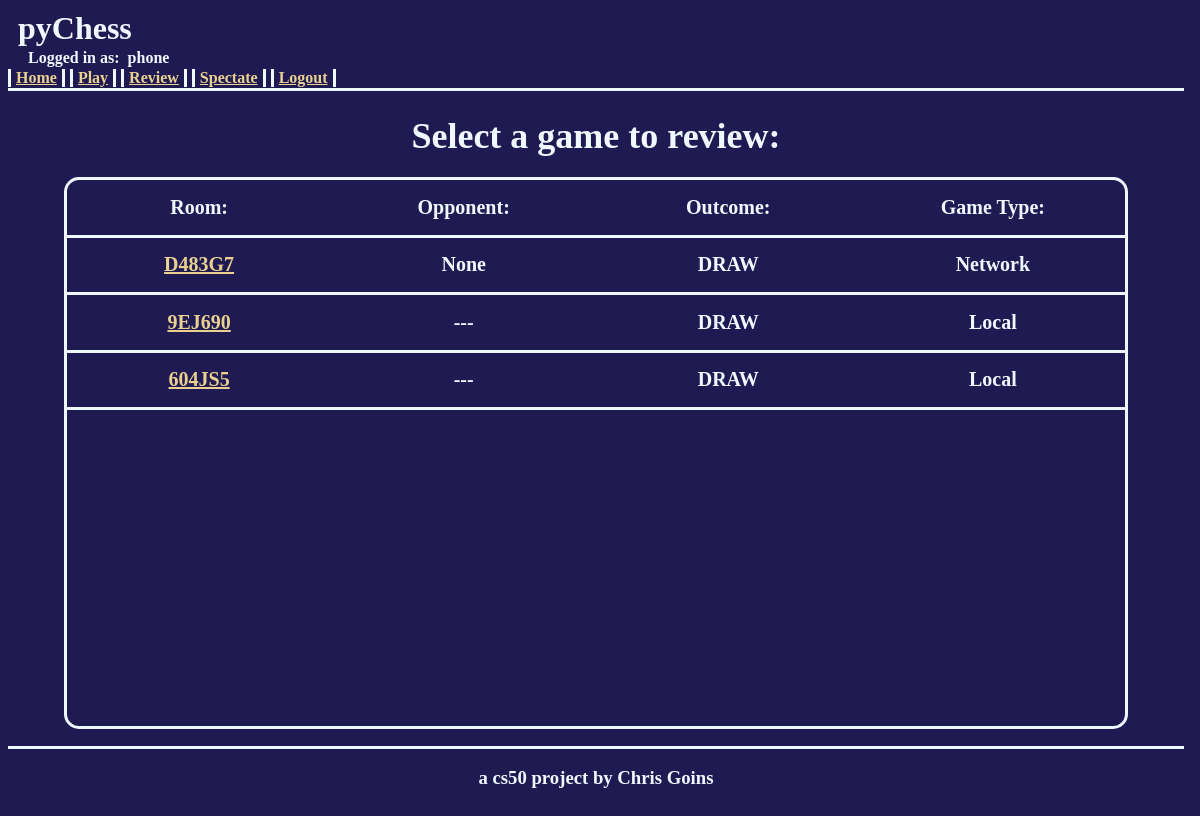
The page /review (signed in) on the database as committed earlier.
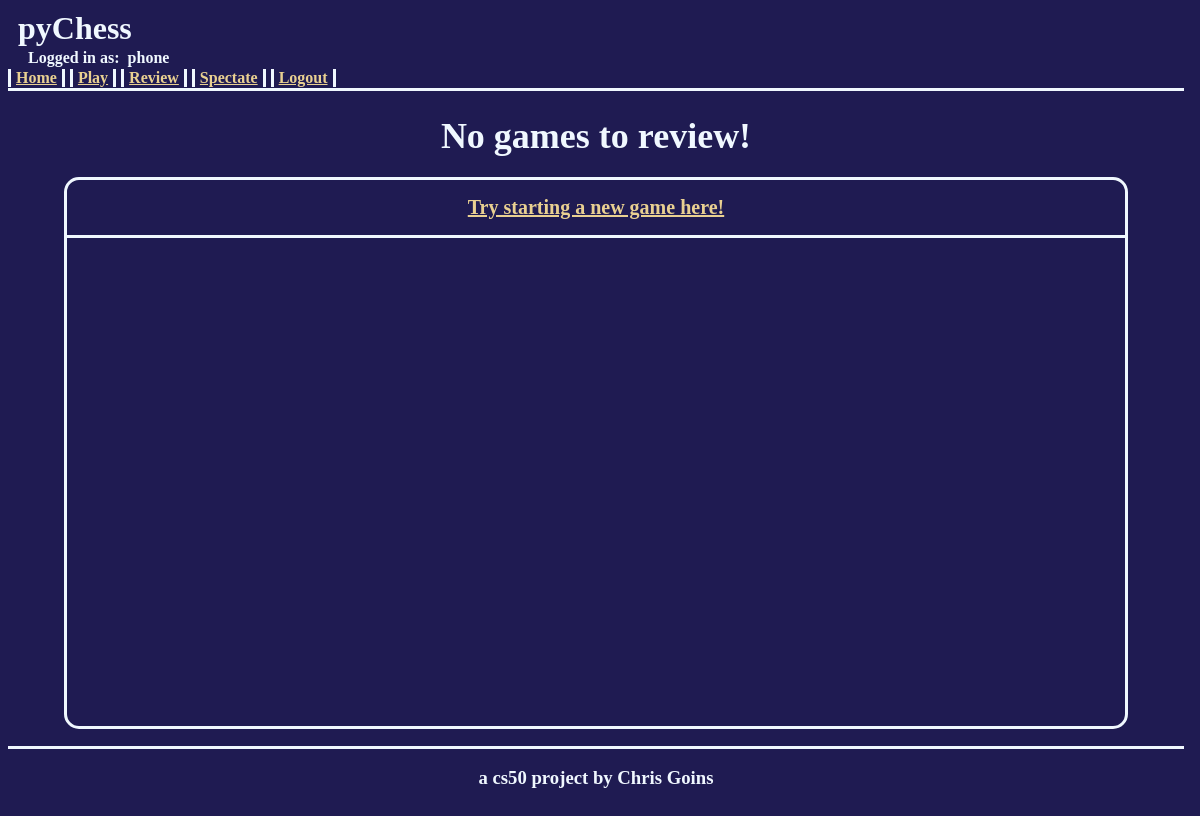
The same page on the database as committed later.
### pychess/models.py (models this page shows, shortened)
class Game(models.Model):
    roomCode = models.CharField(max_length=6, unique=True, null=True, blank=True)
    player1 = models.ForeignKey(User, on_delete=models.CASCADE, related_name="player1")
    player2 = models.ForeignKey(User, on_delete=models.CASCADE, related_name="player2", null=True, blank=True)
    isActive = models.BooleanField()
    winner = models.ForeignKey(User, on_delete=models.CASCADE, related_name="winner", null=True, blank=True)

### pychess/views.py (the view)
# urls.py: path("review", views.review, name="review"),
@login_required
def review(request):
    if request.method == "GET":
        gameQuery = Game.objects.filter(player1 = request.user) | Game.objects.filter(player2 = request.user)
        games = []
        for query in gameQuery:
            if not query.isActive:
                if query.player1 != query.player2:
                    gameType = "Network"
                    opponent = query.player2 if request.user == query.player1 else query.player1
                else:
                    gameType = "Local"
                    opponent = "---"
                game = {}
                game['gameType'] = gameType
                game['opponent'] = opponent
                if query.winner == request.user:
                    game['outcome'] = "WIN"
                elif query.winner == None:
                    game['outcome'] = "DRAW"
                else:
                    game['outcome'] = "LOSE"
                game['roomCode'] = query.roomCode
                games.append(game)
        return render(request, 'pychess/review.html', {"games":games})
    else:
        return JsonResponse({"error":"Invalid request method"}, status=405)

### pychess/templates/pychess/review.html (shortened to what this page needs)
{% extends "pychess/layout.html"%}
{% block body %}
<div class="pageHeader">
    {% if games %}
        Select a game to review:
    {% else %}
        No games to review!
    {% endif %}
</div>
<div class="tableContainer">
    <div class="infoTable">
        {% if games %}
            <div class="infoRow">
                <div class="infoItem">Room:</div>
                <div class="infoItem">Opponent:</div>
                <div class="infoItem">Outcome:</div>
                <div class="infoItem">Game Type:</div>
            </div>
            {% for game in games %}
                <div class="infoRow">
                    <div class="infoItem"><a href="{% url 'reviewGame' game.roomCode %}">{{ game.roomCode }}</a></div>
                    <div class="infoItem">{{ game.opponent }}</div>
                    <div class="infoItem">{{ game.outcome }}</div>
                    <div class="infoItem">{{ game.gameType }}</div>
                </div>
            {% endfor %}
        {% else %}
            <div class="infoRow">
                <a href="{% url 'play' %}">Try starting a new game here!</a>
            </div>
        {% endif %}
    </div>
</div>
{% endblock %}

Rows that differ between the two databases and show on the page:
removed Game: roomCode "D483G7"
removed Game: roomCode "9EJ690"
removed Game: roomCode "604JS5"
Other text that changed with them:
text no longer shown: "Select a game to review: Room: Opponent: Outcome: Game Type:"
text now shown: "No games to review! Try starting a new game here!"
list line gone: "None DRAW Network"
list line gone: "--- DRAW Local"
